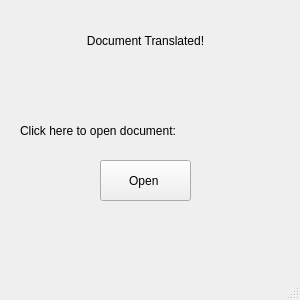
<?xml version="1.0" encoding="UTF-8"?>
<ui version="4.0">
 <class>finaloutput</class>
 <widget class="QMainWindow" name="finaloutput">
  <property name="geometry">
   <rect>
    <x>0</x>
    <y>0</y>
    <width>300</width>
    <height>300</height>
   </rect>
  </property>
  <property name="sizePolicy">
   <sizepolicy hsizetype="Fixed" vsizetype="Fixed">
    <horstretch>0</horstretch>
    <verstretch>0</verstretch>
   </sizepolicy>
  </property>
  <property name="minimumSize">
   <size>
    <width>300</width>
    <height>300</height>
   </size>
  </property>
  <property name="baseSize">
   <size>
    <width>300</width>
    <height>300</height>
   </size>
  </property>
  <property name="windowTitle">
   <string>MainWindow</string>
  </property>
  <widget class="QWidget" name="centralwidget">
   <widget class="QLabel" name="label">
    <property name="geometry">
     <rect>
      <x>10</x>
      <y>20</y>
      <width>271</width>
      <height>41</height>
     </rect>
    </property>
    <property name="text">
     <string>Document Translated!</string>
    </property>
    <property name="alignment">
     <set>Qt::AlignCenter</set>
    </property>
   </widget>
   <widget class="QPushButton" name="opendoc">
    <property name="geometry">
     <rect>
      <x>100</x>
      <y>160</y>
      <width>91</width>
      <height>41</height>
     </rect>
    </property>
    <property name="text">
     <string>Open </string>
    </property>
   </widget>
   <widget class="QLabel" name="label_2">
    <property name="geometry">
     <rect>
      <x>20</x>
      <y>110</y>
      <width>251</width>
      <height>41</height>
     </rect>
    </property>
    <property name="text">
     <string>Click here to open document:</string>
    </property>
   </widget>
  </widget>
  <widget class="QMenuBar" name="menubar">
   <property name="geometry">
    <rect>
     <x>0</x>
     <y>0</y>
     <width>300</width>
     <height>18</height>
    </rect>
   </property>
  </widget>
  <widget class="QStatusBar" name="statusbar"/>
 </widget>
 <resources/>
 <connections/>
</ui>
